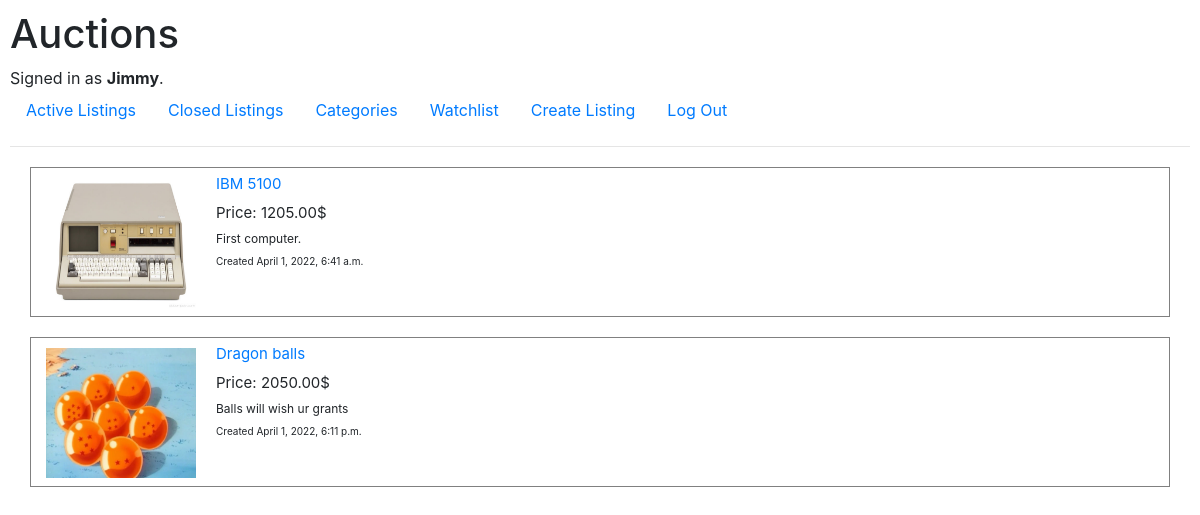
The app's page /watchlist (signed in) with its own data.
### auctions/models.py (models this page shows)
class User(AbstractUser):
    username = models.CharField(max_length=20, unique=True)
    email = models.EmailField()
    password = models.CharField(max_length=30)
    watchlist = models.CharField(max_length=100, null=True, blank=True)

class AuctionListings(models.Model):
    image = models.ImageField(upload_to='images/', blank=True, default='images/0.jpg')
    title = models.CharField(max_length=20)
    description = models.TextField(null=True, blank=True)
    prices = models.DecimalField(max_digits=6, decimal_places=2, null=True)
    creator = models.ForeignKey(User, on_delete=models.SET_NULL, null=True)
    bid_author = models.CharField(max_length=20, null=True)
    created = models.DateTimeField(auto_now_add=True)
    category = models.ForeignKey(Categories, on_delete=models.CASCADE, null=True)
    close_bid = models.BooleanField(default=False)

### auctions/views.py (the view)
# urls.py: path("watchlist", views.user_watchlist, name='user_watchlist'),
@login_required(login_url='login')
def user_watchlist(request):
    user = User.objects.get(id=request.user.id)
    if user.watchlist is None:
        pass
        listings = []
        return render(request, 'auctions/watchlist.html', {'listings': listings})
    elif len(list(user.watchlist)) > 1:
        watchlist = list(user.watchlist.split(','))
        listings = []
        for i in watchlist:
            listings.append(AuctionListings.objects.get(id=i))
        return render(request, 'auctions/watchlist.html', {'listings': listings})
    elif len(list(user.watchlist)) == 1:
        watchlist = list(user.watchlist)
        listings = []
        for i in watchlist:
            listings.append(AuctionListings.objects.get(id=i))
        return render(request, 'auctions/watchlist.html', {'listings': listings})

### auctions/templates/auctions/watchlist.html
{% extends 'auctions/layout.html' %}
{% block body %}
    {% for listing in listings %}
       <div class="container">
           <div class="container-1">
               <img class="img-1" src="{{ listing.image.url }}">
           </div>
           <div class="container-2">
               <p><a href="{% url 'listing' listing.id %}">{{ listing.title }}</a></p>
               <p>Price: {{ listing.prices }}$</p>
               <p class="desc">{{ listing.description }}</p>
               <p class="created">Created {{ listing.created }}</p>
           </div>
       </div>
    {% endfor %}
{% endblock %}

### auctions/templates/auctions/layout.html (shortened to what this page needs)
{% load static %}
<!DOCTYPE html>
<html lang="en">
    <head>
        <link rel="stylesheet" href="https://stackpath.bootstrapcdn.com/bootstrap/4.4.1/css/bootstrap.min.css">
        <link href="{% static 'auctions/styles.css' %}" rel="stylesheet">
    </head>
    <body>
        <h1>Auctions</h1>
        <div>
            {% if user.is_authenticated %}
                Signed in as <strong>{{ user.username }}</strong>.
            {% else %}
                Not signed in.
            {% endif %}
        </div>
        <ul class="nav">
            <li class="nav-item">
                <a class="nav-link" href="{% url 'index' %}">Active Listings</a>
            </li>
            <li class="nav-item">
                <a class="nav-link" href="{% url 'closed' %}">Closed Listings</a>
            </li>
            <li class="nav-item">
                <a class="nav-link" href="{% url 'categories' %}">Categories</a>
            </li>
            <li class="nav-item">
                <a class="nav-link" href="{% url 'user_watchlist' %}">Watchlist</a>
            </li>
            <li class="nav-item">
                <a class="nav-link" href="{% url 'create' %}">Create Listing</a>
            </li>
            {% if user.is_authenticated %}
                <li class="nav-item">
                    <a class="nav-link" href="{% url 'logout' %}">Log Out</a>
                </li>
            {% endif %}
        </ul>
        <hr>
        {% block body %}
        {% endblock %}
    </body>
</html>

### auctions/static/auctions/styles.css (style rules this page uses)
body { padding: 10px; }
.container { height: 150px; border: 1px solid grey; display: flex; margin-left: 20px; }
.container-1 { width: 150px; height: 130px; float: left; margin-top: 10px; display: flex; }
.container-2 { height: 100%; width: auto; margin-left: 20px; margin-top: 15px; font-size: 15px; }
.container-2 p { margin-top: -10px; }
.desc { font-size: 12px; }
.created { font-size: 10px; }
.img-1 { width: 100%; height: auto; justify-content: center; }
.container { margin-top: 20px; }

### records on screen
User: username "Jimmy"
AuctionListings: image (picture), title "IBM 5100", prices "1205.00", description "First computer.", created "April 1, 2022, 6:41 a.m."
AuctionListings: image (picture), title "Dragon balls", prices "2050.00", description "Balls will wish ur grants", created "April 1, 2022, 6:11 p.m."
